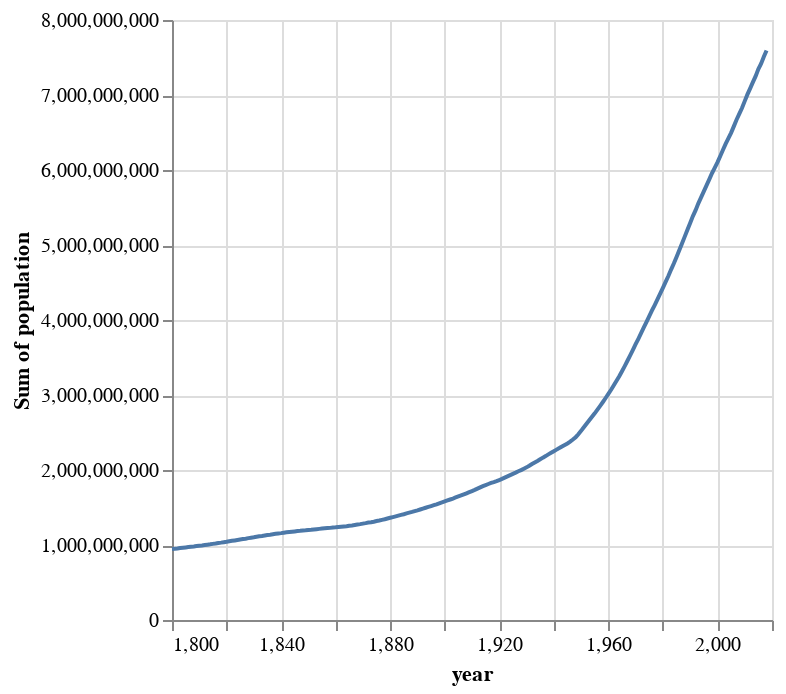

Source (notebook cell):
### Markdown cell above
## Area charts

### Altair

Now we are ready to create our plot!
Since we want to see how the **world** population has changed,
we need to sum up the population of all countries in each year
using the `sum` aggregation function in Altair.
Let's do this using the line chart we learned about in last lecture:

### Code cell
alt.Chart(gm).mark_line().encode(
    x='year',
    y='sum(population)'
)

### Figure 1 — Vega specification as saved in the notebook (floating-point values rounded to 4 significant figures; data arrays with more than 128 entries replaced by an {"elided": "..."} marker saying what was removed)
{"$schema": "https://vega.github.io/schema/vega/v5.json", "data": [{"name": "source_0", "values": {"elided": "219 records"}}, {"name": "source_0_x_domain_year", "values": [{"min": 1800, "max": 2018}]}, {"name": "source_0_y_domain_sum_population", "values": [{"min": 947175000, "max": 7593608200}]}], "marks": [{"type": "line", "name": "marks", "from": {"data": "source_0"}, "sort": {"field": "x"}, "encode": {"update": {"y": {"field": "sum_population", "scale": "y"}, "x": {"field": "year", "scale": "x"}, "stroke": {"value": "#4c78a8"}, "defined": {"signal": "isValid(datum[\"year\"]) && isFinite(+datum[\"year\"]) && isValid(datum[\"sum_population\"]) && isFinite(+datum[\"sum_population\"])"}}}, "style": ["line"]}], "scales": [{"name": "x", "type": "linear", "domain": [{"signal": "(data(\"source_0_x_domain_year\")[0] || {}).min"}, {"signal": "(data(\"source_0_x_domain_year\")[0] || {}).max"}], "range": [0, {"signal": "width"}], "nice": true, "zero": false}, {"name": "y", "type": "linear", "domain": [{"signal": "(data(\"source_0_y_domain_sum_population\")[0] || {}).min"}, {"signal": "(data(\"source_0_y_domain_sum_population\")[0] || {}).max"}], "range": [{"signal": "height"}, 0], "nice": true, "zero": true}], "axes": [{"scale": "x", "domain": false, "minExtent": 0, "aria": false, "zindex": 0, "labels": false, "maxExtent": 0, "gridScale": "y", "tickCount": {"signal": "ceil(width/40)"}, "ticks": false, "grid": true, "orient": "bottom"}, {"scale": "y", "tickCount": {"signal": "ceil(height/40)"}, "grid": true, "labels": false, "orient": "left", "gridScale": "x", "maxExtent": 0, "minExtent": 0, "domain": false, "zindex": 0, "aria": false, "ticks": false}, {"scale": "x", "title": "year", "labelOverlap": true, "tickCount": {"signal": "ceil(width/40)"}, "zindex": 0, "orient": "bottom", "grid": false, "labelFlush": true}, {"scale": "y", "grid": false, "labelOverlap": true, "tickCount": {"signal": "ceil(height/40)"}, "zindex": 0, "orient": "left", "title": "Sum of population"}], "width": 300, "height": 300, "background": "white", "style": "cell", "padding": 5}
